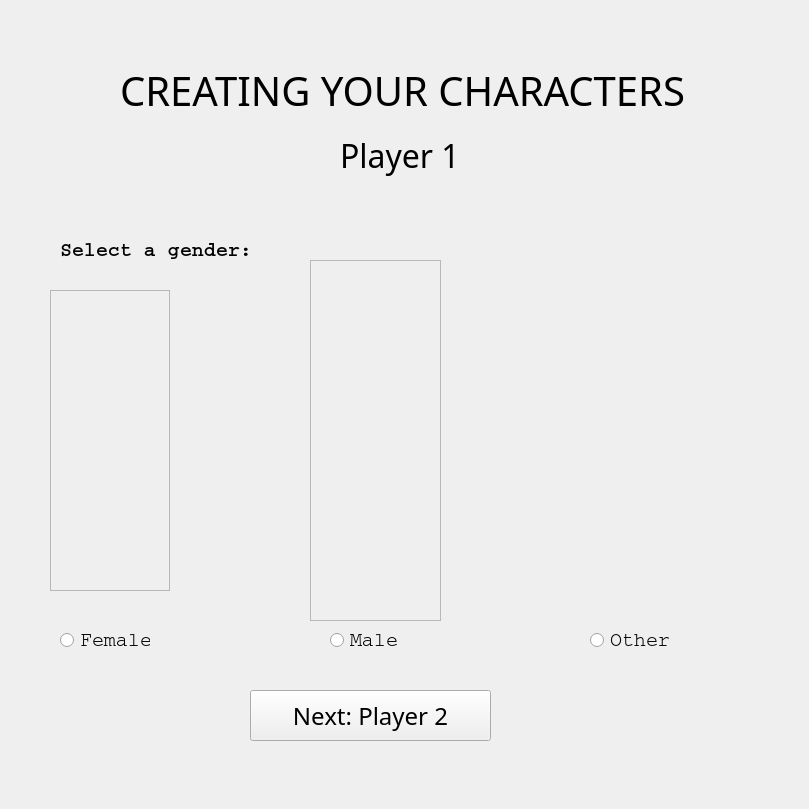
    <widget class="QWidget" name="page_2_gender1">
     <widget class="QWidget" name="widget_2" native="true">
      <property name="geometry">
       <rect>
        <x>0</x>
        <y>0</y>
        <width>800</width>
        <height>800</height>
       </rect>
      </property>
      <property name="font">
       <font>
        <pointsize>10</pointsize>
       </font>
      </property>
      <property name="styleSheet">
       <string notr="true">color: rgb(245, 246, 247);</string>
      </property>
      <widget class="QRadioButton" name="radioButton">
       <property name="geometry">
        <rect>
         <x>60</x>
         <y>630</y>
         <width>90</width>
         <height>20</height>
        </rect>
       </property>
       <property name="font">
        <font>
         <family>Courier</family>
         <pointsize>15</pointsize>
        </font>
       </property>
       <property name="styleSheet">
        <string notr="true">color: rgb(0, 0, 0);</string>
       </property>
       <property name="text">
        <string>Female</string>
       </property>
      </widget>
      <widget class="QRadioButton" name="radioButton_2">
       <property name="geometry">
        <rect>
         <x>330</x>
         <y>630</y>
         <width>90</width>
         <height>20</height>
        </rect>
       </property>
       <property name="font">
        <font>
         <family>Courier</family>
         <pointsize>15</pointsize>
        </font>
       </property>
       <property name="styleSheet">
        <string notr="true">color: rgb(0, 0, 0);</string>
       </property>
       <property name="text">
        <string>Male</string>
       </property>
      </widget>
      <widget class="QRadioButton" name="radioButton_3">
       <property name="geometry">
        <rect>
         <x>590</x>
         <y>630</y>
         <width>90</width>
         <height>20</height>
        </rect>
       </property>
       <property name="font">
        <font>
         <family>Courier</family>
         <pointsize>15</pointsize>
        </font>
       </property>
       <property name="styleSheet">
        <string notr="true">color: rgb(0, 0, 0);</string>
       </property>
       <property name="text">
        <string>Other</string>
       </property>
      </widget>
      <widget class="QLabel" name="label">
       <property name="geometry">
        <rect>
         <x>120</x>
         <y>70</y>
         <width>611</width>
         <height>41</height>
        </rect>
       </property>
       <property name="font">
        <font>
         <family>Bell MT</family>
         <pointsize>30</pointsize>
        </font>
       </property>
       <property name="styleSheet">
        <string notr="true">color: rgb(0, 0, 0);</string>
       </property>
       <property name="text">
        <string>CREATING YOUR CHARACTERS</string>
       </property>
      </widget>
      <widget class="QLabel" name="label_2">
       <property name="geometry">
        <rect>
         <x>340</x>
         <y>120</y>
         <width>181</width>
         <height>71</height>
        </rect>
       </property>
       <property name="font">
        <font>
         <family>OCR A Extended</family>
         <pointsize>24</pointsize>
        </font>
       </property>
       <property name="styleSheet">
        <string notr="true">color: rgb(0, 0, 0);</string>
       </property>
       <property name="text">
        <string>Player 1</string>
       </property>
      </widget>
      <widget class="QLabel" name="label_3">
       <property name="geometry">
        <rect>
         <x>60</x>
         <y>230</y>
         <width>201</width>
         <height>41</height>
        </rect>
       </property>
       <property name="font">
        <font>
         <family>Courier</family>
         <pointsize>15</pointsize>
         <italic>false</italic>
         <bold>true</bold>
        </font>
       </property>
       <property name="styleSheet">
        <string notr="true">color: rgb(0, 0, 0);</string>
       </property>
       <property name="text">
        <string>Select a gender:</string>
       </property>
      </widget>
      <widget class="QPushButton" name="pushButton_4">
       <property name="geometry">
        <rect>
         <x>250</x>
         <y>690</y>
         <width>241</width>
         <height>51</height>
        </rect>
       </property>
       <property name="font">
        <font>
         <family>OCR A Extended</family>
         <pointsize>18</pointsize>
        </font>
       </property>
       <property name="styleSheet">
        <string notr="true">color: rgb(0, 0, 0);</string>
       </property>
       <property name="text">
        <string>Next: Player 2</string>
       </property>
       <property name="checkable">
        <bool>false</bool>
       </property>
      </widget>
      <widget class="QFrame" name="frame_3">
       <property name="geometry">
        <rect>
         <x>50</x>
         <y>290</y>
         <width>120</width>
         <height>301</height>
        </rect>
       </property>
       <property name="styleSheet">
        <string notr="true">image: url(:/gender1.png);</string>
       </property>
       <property name="frameShape">
        <enum>QFrame::StyledPanel</enum>
       </property>
       <property name="frameShadow">
        <enum>QFrame::Raised</enum>
       </property>
      </widget>
      <widget class="QFrame" name="frame_4">
       <property name="geometry">
        <rect>
         <x>310</x>
         <y>260</y>
         <width>131</width>
         <height>361</height>
        </rect>
       </property>
       <property name="styleSheet">
        <string notr="true">image: url(:/gender2.png);</string>
       </property>
       <property name="frameShape">
        <enum>QFrame::StyledPanel</enum>
       </property>
       <property name="frameShadow">
        <enum>QFrame::Raised</enum>
       </property>
      </widget>
     </widget>
    </widget>
